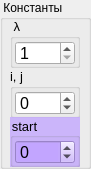
   <widget class="QGroupBox" name="Const_groupBox">
    <property name="geometry">
     <rect>
      <x>220</x>
      <y>330</y>
      <width>91</width>
      <height>169</height>
     </rect>
    </property>
    <property name="title">
     <string> Константы</string>
    </property>
    <widget class="QGroupBox" name="lamda_groupBox">
     <property name="geometry">
      <rect>
       <x>10</x>
       <y>18</y>
       <width>70</width>
       <height>50</height>
      </rect>
     </property>
     <property name="font">
      <font>
       <pointsize>10</pointsize>
      </font>
     </property>
     <property name="title">
      <string> λ</string>
     </property>
     <widget class="QSpinBox" name="lamda_spinBox">
      <property name="geometry">
       <rect>
        <x>5</x>
        <y>23</y>
        <width>60</width>
        <height>24</height>
       </rect>
      </property>
      <property name="font">
       <font>
        <pointsize>12</pointsize>
       </font>
      </property>
      <property name="minimum">
       <number>1</number>
      </property>
      <property name="maximum">
       <number>23000</number>
      </property>
     </widget>
    </widget>
    <widget class="QGroupBox" name="ij_groupBox">
     <property name="geometry">
      <rect>
       <x>10</x>
       <y>68</y>
       <width>70</width>
       <height>50</height>
      </rect>
     </property>
     <property name="font">
      <font>
       <pointsize>10</pointsize>
      </font>
     </property>
     <property name="title">
      <string>i, j</string>
     </property>
     <widget class="QSpinBox" name="ij_spinBox">
      <property name="geometry">
       <rect>
        <x>5</x>
        <y>23</y>
        <width>60</width>
        <height>24</height>
       </rect>
      </property>
      <property name="font">
       <font>
        <pointsize>12</pointsize>
       </font>
      </property>
      <property name="minimum">
       <number>-23000</number>
      </property>
      <property name="maximum">
       <number>23000</number>
      </property>
     </widget>
    </widget>
    <widget class="QGroupBox" name="start_groupBox">
     <property name="geometry">
      <rect>
       <x>10</x>
       <y>117</y>
       <width>70</width>
       <height>50</height>
      </rect>
     </property>
     <property name="font">
      <font>
       <pointsize>10</pointsize>
      </font>
     </property>
     <property name="styleSheet">
      <string notr="true">background-color: rgba(193, 164, 255, 194)</string>
     </property>
     <property name="title">
      <string>start</string>
     </property>
     <widget class="QSpinBox" name="start_spinBox">
      <property name="geometry">
       <rect>
        <x>5</x>
        <y>23</y>
        <width>60</width>
        <height>24</height>
       </rect>
      </property>
      <property name="font">
       <font>
        <pointsize>12</pointsize>
       </font>
      </property>
      <property name="wrapping">
       <bool>false</bool>
      </property>
      <property name="frame">
       <bool>true</bool>
      </property>
      <property name="showGroupSeparator" stdset="0">
       <bool>false</bool>
      </property>
      <property name="minimum">
       <number>-23000</number>
      </property>
      <property name="maximum">
       <number>23000</number>
      </property>
     </widget>
    </widget>
   </widget>
